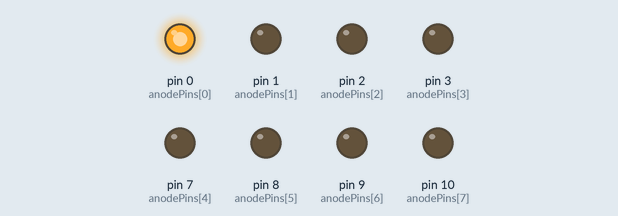
A sketch run on a simulated Arduino Uno, built with avr-gcc and run on an emulated ATmega328P. On the bench: output pins drawn as LEDs (lit = HIGH).

Above: at 0.5 s.
At 2.5 s:
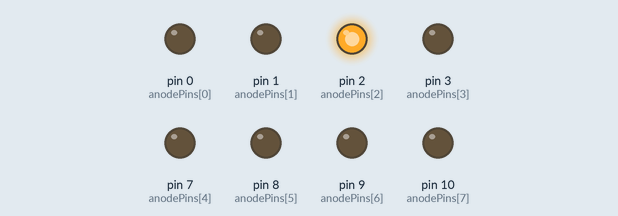
At 3.5 s:
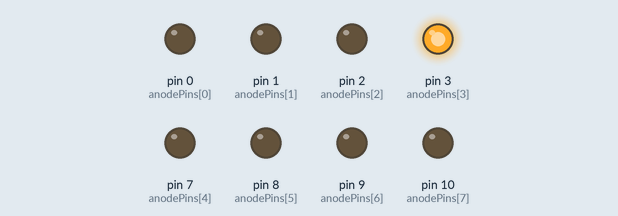
At 4.5 s:
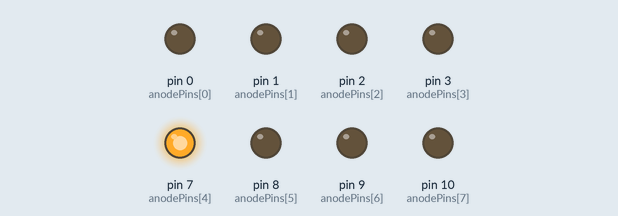
At 6.5 s:
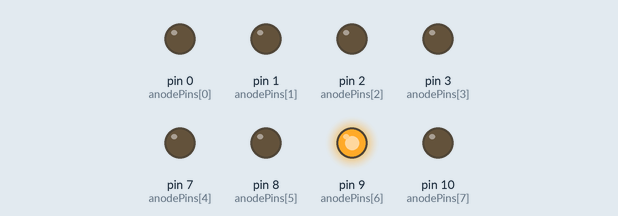
At 9.5 s:
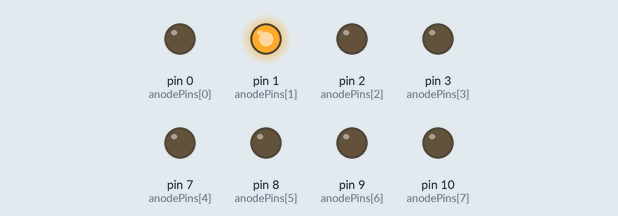
Timing chart, 0 to 10.4 s (numbered marks = the images above):
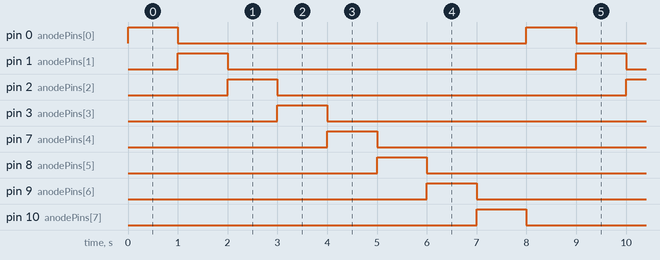

Measured:
- by itself, pin 0 (anodePins[0]), pin 1 (anodePins[1]), pin 2 (anodePins[2]), pin 3 (anodePins[3]), pin 7 (anodePins[4]), pin 8 (anodePins[5]), pin 9 (anodePins[6]), pin 10 (anodePins[7]): alternates HIGH for 1.0 s and LOW for 7.0 s
- by itself, everything shown: repeats every 8.0 s, in 16 steps

The sketch:

Anode_v01.ino
```cpp
// Scanning 8 digital pins
// ANODE Rows

int anodePins[8] = {0, 1, 2, 3, 7, 8, 9, 10};
int pinIndex = 0;
const int ON = HIGH;
const int OFF = LOW;

// the setup function runs once when you press reset or power the board
void setup() {
  for (int i = 0; i < 8; i++)
  {
    pinMode(anodePins[i], OUTPUT);
    digitalWrite(anodePins[pinIndex], OFF);
  }
}

// the loop function runs over and over again forever
void loop() {
  digitalWrite(anodePins[pinIndex], ON);
  delay(1000);
  digitalWrite(anodePins[pinIndex], OFF);
  pinIndex++;
  if (pinIndex>7) pinIndex = 0;
}
```
